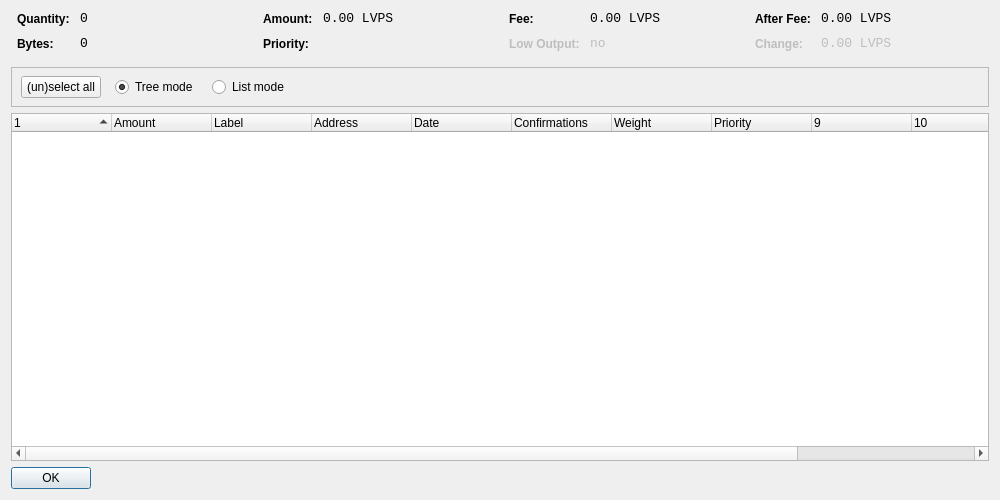
<?xml version="1.0" encoding="UTF-8"?>
<ui version="4.0">
 <class>CoinControlDialog</class>
 <widget class="QWidget" name="CoinControlDialog">
  <property name="geometry">
   <rect>
    <x>0</x>
    <y>0</y>
    <width>1000</width>
    <height>500</height>
   </rect>
  </property>
  <property name="windowTitle">
   <string>Coin Control</string>
  </property>
  <layout class="QVBoxLayout" name="verticalLayout">
   <item>
    <layout class="QHBoxLayout" name="horizontalLayoutTop" stretch="0,0,0,0">
     <property name="topMargin">
      <number>0</number>
     </property>
     <property name="bottomMargin">
      <number>10</number>
     </property>
     <item>
      <layout class="QFormLayout" name="formLayoutCoinControl1">
       <property name="horizontalSpacing">
        <number>10</number>
       </property>
       <property name="verticalSpacing">
        <number>10</number>
       </property>
       <property name="leftMargin">
        <number>6</number>
       </property>
       <property name="rightMargin">
        <number>6</number>
       </property>
       <item row="0" column="0">
        <widget class="QLabel" name="labelCoinControlQuantityText">
         <property name="styleSheet">
          <string notr="true">font-weight:bold;</string>
         </property>
         <property name="text">
          <string>Quantity:</string>
         </property>
        </widget>
       </item>
       <item row="0" column="1">
        <widget class="QLabel" name="labelCoinControlQuantity">
         <property name="font">
          <font>
           <family>Monospace</family>
           <pointsize>10</pointsize>
          </font>
         </property>
         <property name="cursor">
          <cursorShape>IBeamCursor</cursorShape>
         </property>
         <property name="contextMenuPolicy">
          <enum>Qt::ActionsContextMenu</enum>
         </property>
         <property name="text">
          <string notr="true">0</string>
         </property>
         <property name="textInteractionFlags">
          <set>Qt::LinksAccessibleByMouse|Qt::TextSelectableByKeyboard|Qt::TextSelectableByMouse</set>
         </property>
        </widget>
       </item>
       <item row="1" column="0">
        <widget class="QLabel" name="labelCoinControlBytesText">
         <property name="styleSheet">
          <string notr="true">font-weight:bold;</string>
         </property>
         <property name="text">
          <string>Bytes:</string>
         </property>
        </widget>
       </item>
       <item row="1" column="1">
        <widget class="QLabel" name="labelCoinControlBytes">
         <property name="font">
          <font>
           <family>Monospace</family>
           <pointsize>10</pointsize>
          </font>
         </property>
         <property name="cursor">
          <cursorShape>IBeamCursor</cursorShape>
         </property>
         <property name="contextMenuPolicy">
          <enum>Qt::ActionsContextMenu</enum>
         </property>
         <property name="text">
          <string notr="true">0</string>
         </property>
         <property name="textInteractionFlags">
          <set>Qt::LinksAccessibleByMouse|Qt::TextSelectableByKeyboard|Qt::TextSelectableByMouse</set>
         </property>
        </widget>
       </item>
      </layout>
     </item>
     <item>
      <layout class="QFormLayout" name="formLayoutCoinControl2">
       <property name="horizontalSpacing">
        <number>10</number>
       </property>
       <property name="verticalSpacing">
        <number>10</number>
       </property>
       <property name="leftMargin">
        <number>6</number>
       </property>
       <property name="rightMargin">
        <number>6</number>
       </property>
       <item row="0" column="0">
        <widget class="QLabel" name="labelCoinControlAmountText">
         <property name="styleSheet">
          <string notr="true">font-weight:bold;</string>
         </property>
         <property name="text">
          <string>Amount:</string>
         </property>
        </widget>
       </item>
       <item row="0" column="1">
        <widget class="QLabel" name="labelCoinControlAmount">
         <property name="font">
          <font>
           <family>Monospace</family>
           <pointsize>10</pointsize>
          </font>
         </property>
         <property name="cursor">
          <cursorShape>IBeamCursor</cursorShape>
         </property>
         <property name="contextMenuPolicy">
          <enum>Qt::ActionsContextMenu</enum>
         </property>
         <property name="text">
          <string notr="true">0.00 LVPS</string>
         </property>
         <property name="textInteractionFlags">
          <set>Qt::LinksAccessibleByMouse|Qt::TextSelectableByKeyboard|Qt::TextSelectableByMouse</set>
         </property>
        </widget>
       </item>
       <item row="1" column="0">
        <widget class="QLabel" name="labelCoinControlPriorityText">
         <property name="styleSheet">
          <string notr="true">font-weight:bold;</string>
         </property>
         <property name="text">
          <string>Priority:</string>
         </property>
        </widget>
       </item>
       <item row="1" column="1">
        <widget class="QLabel" name="labelCoinControlPriority">
         <property name="font">
          <font>
           <family>Monospace</family>
           <pointsize>10</pointsize>
          </font>
         </property>
         <property name="cursor">
          <cursorShape>IBeamCursor</cursorShape>
         </property>
         <property name="contextMenuPolicy">
          <enum>Qt::ActionsContextMenu</enum>
         </property>
         <property name="text">
          <string/>
         </property>
         <property name="textInteractionFlags">
          <set>Qt::LinksAccessibleByMouse|Qt::TextSelectableByKeyboard|Qt::TextSelectableByMouse</set>
         </property>
        </widget>
       </item>
      </layout>
     </item>
     <item>
      <layout class="QFormLayout" name="formLayoutCoinControl3">
       <property name="horizontalSpacing">
        <number>10</number>
       </property>
       <property name="verticalSpacing">
        <number>10</number>
       </property>
       <property name="leftMargin">
        <number>6</number>
       </property>
       <property name="rightMargin">
        <number>6</number>
       </property>
       <item row="0" column="0">
        <widget class="QLabel" name="labelCoinControlFeeText">
         <property name="styleSheet">
          <string notr="true">font-weight:bold;</string>
         </property>
         <property name="text">
          <string>Fee:</string>
         </property>
        </widget>
       </item>
       <item row="0" column="1">
        <widget class="QLabel" name="labelCoinControlFee">
         <property name="font">
          <font>
           <family>Monospace</family>
           <pointsize>10</pointsize>
          </font>
         </property>
         <property name="cursor">
          <cursorShape>IBeamCursor</cursorShape>
         </property>
         <property name="contextMenuPolicy">
          <enum>Qt::ActionsContextMenu</enum>
         </property>
         <property name="text">
          <string notr="true">0.00 LVPS</string>
         </property>
         <property name="textInteractionFlags">
          <set>Qt::LinksAccessibleByMouse|Qt::TextSelectableByKeyboard|Qt::TextSelectableByMouse</set>
         </property>
        </widget>
       </item>
       <item row="1" column="0">
        <widget class="QLabel" name="labelCoinControlLowOutputText">
         <property name="enabled">
          <bool>false</bool>
         </property>
         <property name="styleSheet">
          <string notr="true">font-weight:bold;</string>
         </property>
         <property name="text">
          <string>Low Output:</string>
         </property>
        </widget>
       </item>
       <item row="1" column="1">
        <widget class="QLabel" name="labelCoinControlLowOutput">
         <property name="enabled">
          <bool>false</bool>
         </property>
         <property name="font">
          <font>
           <family>Monospace</family>
           <pointsize>10</pointsize>
          </font>
         </property>
         <property name="cursor">
          <cursorShape>IBeamCursor</cursorShape>
         </property>
         <property name="contextMenuPolicy">
          <enum>Qt::ActionsContextMenu</enum>
         </property>
         <property name="text">
          <string>no</string>
         </property>
         <property name="textInteractionFlags">
          <set>Qt::LinksAccessibleByMouse|Qt::TextSelectableByKeyboard|Qt::TextSelectableByMouse</set>
         </property>
        </widget>
       </item>
      </layout>
     </item>
     <item>
      <layout class="QFormLayout" name="formLayoutCoinControl4">
       <property name="horizontalSpacing">
        <number>10</number>
       </property>
       <property name="verticalSpacing">
        <number>10</number>
       </property>
       <property name="leftMargin">
        <number>6</number>
       </property>
       <property name="rightMargin">
        <number>6</number>
       </property>
       <item row="0" column="0">
        <widget class="QLabel" name="labelCoinControlAfterFeeText">
         <property name="styleSheet">
          <string notr="true">font-weight:bold;</string>
         </property>
         <property name="text">
          <string>After Fee:</string>
         </property>
        </widget>
       </item>
       <item row="0" column="1">
        <widget class="QLabel" name="labelCoinControlAfterFee">
         <property name="font">
          <font>
           <family>Monospace</family>
           <pointsize>10</pointsize>
          </font>
         </property>
         <property name="cursor">
          <cursorShape>IBeamCursor</cursorShape>
         </property>
         <property name="contextMenuPolicy">
          <enum>Qt::ActionsContextMenu</enum>
         </property>
         <property name="text">
          <string notr="true">0.00 LVPS</string>
         </property>
         <property name="textInteractionFlags">
          <set>Qt::LinksAccessibleByMouse|Qt::TextSelectableByKeyboard|Qt::TextSelectableByMouse</set>
         </property>
        </widget>
       </item>
       <item row="1" column="0">
        <widget class="QLabel" name="labelCoinControlChangeText">
         <property name="enabled">
          <bool>false</bool>
         </property>
         <property name="styleSheet">
          <string notr="true">font-weight:bold;</string>
         </property>
         <property name="text">
          <string>Change:</string>
         </property>
        </widget>
       </item>
       <item row="1" column="1">
        <widget class="QLabel" name="labelCoinControlChange">
         <property name="enabled">
          <bool>false</bool>
         </property>
         <property name="font">
          <font>
           <family>Monospace</family>
           <pointsize>10</pointsize>
          </font>
         </property>
         <property name="cursor">
          <cursorShape>IBeamCursor</cursorShape>
         </property>
         <property name="contextMenuPolicy">
          <enum>Qt::ActionsContextMenu</enum>
         </property>
         <property name="text">
          <string notr="true">0.00 LVPS</string>
         </property>
         <property name="textInteractionFlags">
          <set>Qt::LinksAccessibleByMouse|Qt::TextSelectableByKeyboard|Qt::TextSelectableByMouse</set>
         </property>
        </widget>
       </item>
      </layout>
     </item>
    </layout>
   </item>
   <item>
    <widget class="QFrame" name="frame">
     <property name="minimumSize">
      <size>
       <width>0</width>
       <height>40</height>
      </size>
     </property>
     <property name="frameShape">
      <enum>QFrame::StyledPanel</enum>
     </property>
     <property name="frameShadow">
      <enum>QFrame::Sunken</enum>
     </property>
     <widget class="QWidget" name="horizontalLayoutWidget">
      <property name="geometry">
       <rect>
        <x>10</x>
        <y>0</y>
        <width>781</width>
        <height>41</height>
       </rect>
      </property>
      <layout class="QHBoxLayout" name="horizontalLayoutPanel" stretch="0,0,0,0">
       <property name="spacing">
        <number>14</number>
       </property>
       <item>
        <widget class="QPushButton" name="pushButtonSelectAll">
         <property name="sizePolicy">
          <sizepolicy hsizetype="Maximum" vsizetype="Fixed">
           <horstretch>0</horstretch>
           <verstretch>0</verstretch>
          </sizepolicy>
         </property>
         <property name="text">
          <string>(un)select all</string>
         </property>
        </widget>
       </item>
       <item>
        <widget class="QRadioButton" name="radioTreeMode">
         <property name="sizePolicy">
          <sizepolicy hsizetype="Maximum" vsizetype="Fixed">
           <horstretch>0</horstretch>
           <verstretch>0</verstretch>
          </sizepolicy>
         </property>
         <property name="text">
          <string>Tree mode</string>
         </property>
         <property name="checked">
          <bool>true</bool>
         </property>
        </widget>
       </item>
       <item>
        <widget class="QRadioButton" name="radioListMode">
         <property name="sizePolicy">
          <sizepolicy hsizetype="Maximum" vsizetype="Fixed">
           <horstretch>0</horstretch>
           <verstretch>0</verstretch>
          </sizepolicy>
         </property>
         <property name="text">
          <string>List mode</string>
         </property>
        </widget>
       </item>
       <item>
        <spacer name="horizontalSpacer">
         <property name="orientation">
          <enum>Qt::Horizontal</enum>
         </property>
         <property name="sizeHint" stdset="0">
          <size>
           <width>40</width>
           <height>20</height>
          </size>
         </property>
        </spacer>
       </item>
      </layout>
     </widget>
    </widget>
   </item>
   <item>
    <widget class="CoinControlTreeWidget" name="treeWidget">
     <property name="contextMenuPolicy">
      <enum>Qt::CustomContextMenu</enum>
     </property>
     <property name="sortingEnabled">
      <bool>false</bool>
     </property>
     <property name="columnCount">
      <number>12</number>
     </property>
     <attribute name="headerShowSortIndicator" stdset="0">
      <bool>true</bool>
     </attribute>
     <attribute name="headerStretchLastSection">
      <bool>false</bool>
     </attribute>
     <column>
      <property name="text">
       <string/>
      </property>
     </column>
     <column>
      <property name="text">
       <string>Amount</string>
      </property>
     </column>
     <column>
      <property name="text">
       <string>Label</string>
      </property>
     </column>
     <column>
      <property name="text">
       <string>Address</string>
      </property>
     </column>
     <column>
      <property name="text">
       <string>Date</string>
      </property>
     </column>
     <column>
      <property name="text">
       <string>Confirmations</string>
      </property>
      <property name="toolTip">
       <string>Confirmed</string>
      </property>
     </column>
     <column>
      <property name="text">
       <string>Weight</string>
      </property>
     </column>
     <column>
      <property name="text">
       <string>Priority</string>
      </property>
     </column>
     <column>
      <property name="text">
       <string/>
      </property>
     </column>
     <column>
      <property name="text">
       <string/>
      </property>
     </column>
     <column>
      <property name="text">
       <string/>
      </property>
     </column>
     <column>
      <property name="text">
       <string/>
      </property>
     </column>
    </widget>
   </item>
   <item>
    <widget class="QDialogButtonBox" name="buttonBox">
     <property name="sizePolicy">
      <sizepolicy hsizetype="Maximum" vsizetype="Fixed">
       <horstretch>0</horstretch>
       <verstretch>0</verstretch>
      </sizepolicy>
     </property>
     <property name="orientation">
      <enum>Qt::Horizontal</enum>
     </property>
     <property name="standardButtons">
      <set>QDialogButtonBox::Ok</set>
     </property>
    </widget>
   </item>
  </layout>
 </widget>
 <customwidgets>
  <customwidget>
   <class>CoinControlTreeWidget</class>
   <extends>QTreeWidget</extends>
   <header>coincontroltreewidget.h</header>
  </customwidget>
 </customwidgets>
 <resources/>
 <connections/>
</ui>
